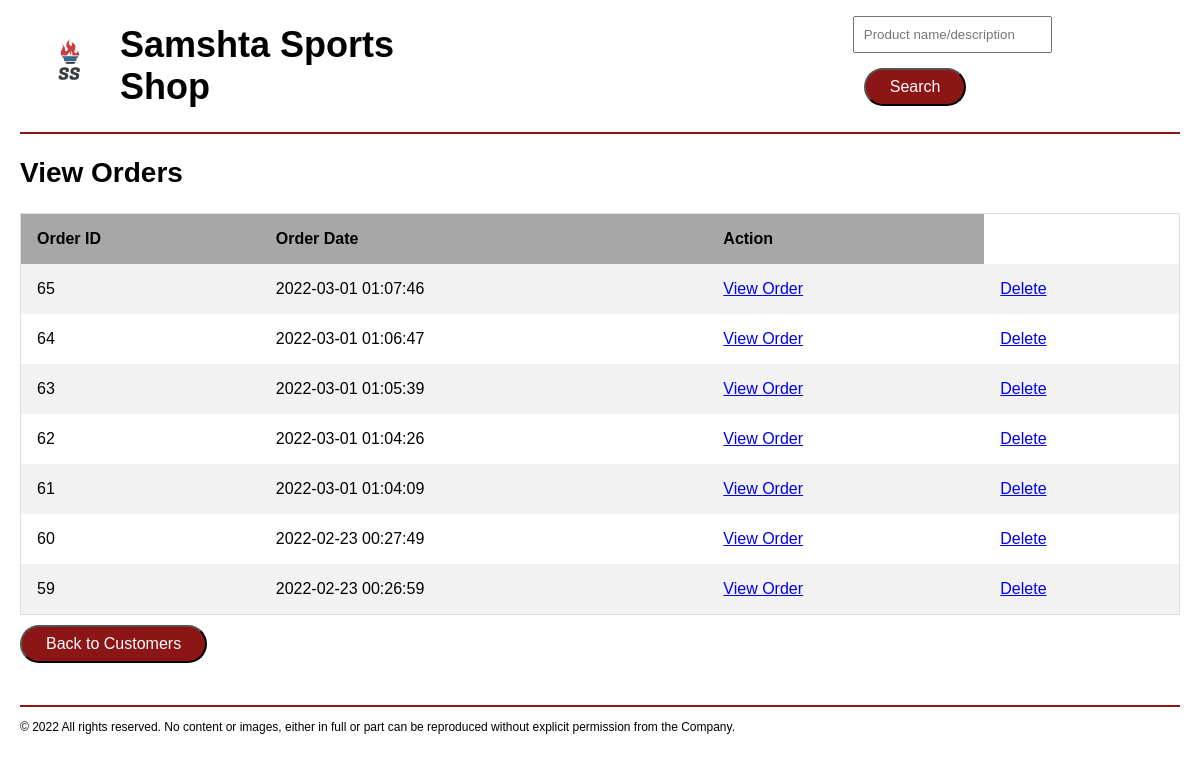
Screenshot of /view_orders.php?id=1 (signed in) with the database file from the repository.
### tables this page shows
CREATE TABLE IF NOT EXISTS `Orders` (
  `ID` int(11) NOT NULL AUTO_INCREMENT,
  `CustomerID` int(11) NOT NULL,
  `OrderDate` datetime NOT NULL,
  `isDeleted` tinyint(1) NOT NULL,
  PRIMARY KEY (`ID`),
  KEY `CustomerID` (`CustomerID`)
);

### view_orders.php (the view, shortened to what this page needs)
<?php
require_once('database.php');
$customerid = $_GET['id'];
$queryAllOrders = 'SELECT * FROM Orders where customerID = :customerid and isDeleted=0 order by OrderDate desc';
$statement = $db->prepare($queryAllOrders);
$statement->bindValue(':customerid', $customerid);
$statement->execute();
$orders = $statement->fetchAll();
?>
<?php include 'header.php'; ?>
    <main>
        <h2>View Orders</h2>
        <?php if (!$orders == null) { ?>
        <table>
            <tr>
                <th>Order ID</th>
                <th>Order Date</th>
                <th>Action</th>
            </tr>
            <?php foreach ($orders as $order) : ?>
                <tr>
                    <td>
                        <?php echo $order['ID']; ?>
                    </td>
                    <td>
                        <?php echo $order['OrderDate']; ?>
                    </td>
                    <td>
                        <a href="order.php?id=<?php echo $order['ID']; ?>"> View Order
                        </a>
                    </td>
                    <td>
                        <a href="delete_order.php?id=<?php echo $order['ID']; ?>&customerid=<?php echo $customerid ?>"> Delete
                        </a>
                    </td>
                </tr>
            <?php endforeach; ?>
        </table>
        <?php }else{
            echo 'No order for the selected Customer.';
        }?>
        <input type="button" class="loginButton" onclick="location.href='customers_list.php';" value="Back to Customers"/>
        </main>
  <footer class="footer">
    <p class="footerp">© <?php echo date("Y"); ?> All rights reserved. No content or images, either in full or part can be reproduced
        without explicit permission from the Company.</p>
</footer>
</body>
</html>

### CSS/style.css (style rules this page uses)
h2 { font-family: sans-serif; font-size: 28px; }
p { font-size: 16px; line-height: 1.5rem; margin-right: 10px; }
body { max-width: 1160px; margin: 0 auto; font-family: sans-serif; }
.footer { margin-top: 2rem; border-top: .18rem solid #8c1515; font-size: 12px; }
.footerp { font-size: 12px; line-height: 1rem; }
table { margin-top: 1rem; border-collapse: collapse; border-spacing: 0; width: 100%; border: 1px solid #ddd; padding: 16px; }
th, td { text-align: left; padding: 16px; }
tr:nth-child(even) { background-color: #f2f2f2; }
th { background-color: #a7a7a7; font-size: 100%; }
.loginButton { font-size: 1rem; font-weight: normal; background-color: #8c1515; color: #fff; padding: 8px 24px; border-radius: 20px; margin-top: 10px; margin-right: 25px; margin-bottom: 10px; }

### rows the page displays
orders: ID "65", OrderDate "2022-03-01 01:07:46"
orders: ID "64", OrderDate "2022-03-01 01:06:47"
orders: ID "63", OrderDate "2022-03-01 01:05:39"
orders: ID "62", OrderDate "2022-03-01 01:04:26"
orders: ID "61", OrderDate "2022-03-01 01:04:09"
orders: ID "60", OrderDate "2022-02-23 00:27:49"
orders: ID "59", OrderDate "2022-02-23 00:26:59"
